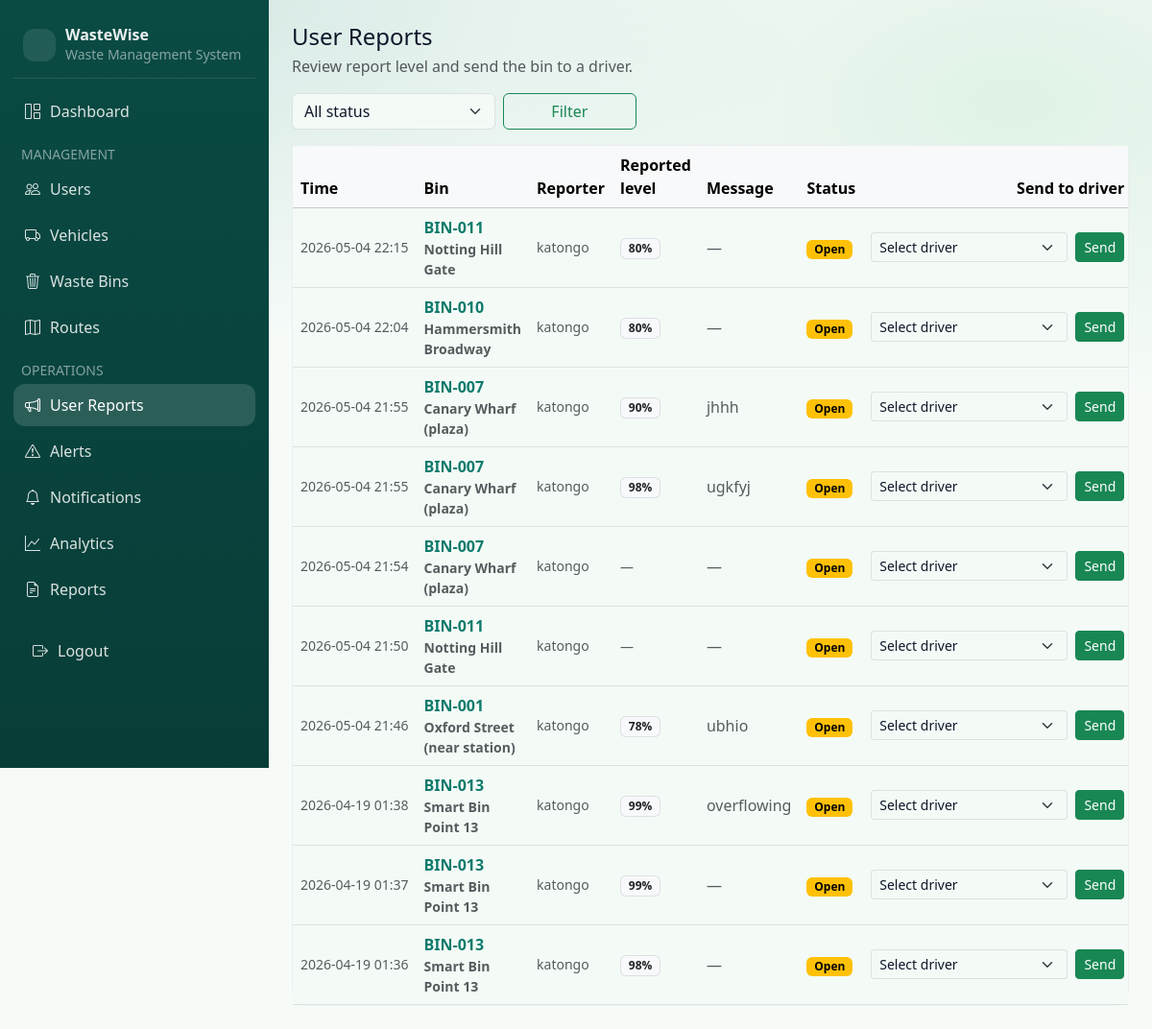
Page /admin/user-reports (signed in) on the committed database.
### app/models.py (models this page shows, shortened)
class BinReport(db.Model):
    __tablename__ = "bin_reports"
    id = db.Column(db.Integer, primary_key=True)
    bin_id = db.Column(db.Integer, db.ForeignKey("bins.id"), nullable=False, index=True)
    reporter_id = db.Column(db.Integer, db.ForeignKey("users.id"), nullable=True, index=True)
    reported_level = db.Column(db.Integer, nullable=True)  # optional: user's estimate 0..100
    message = db.Column(db.String(255), nullable=True)
    status = db.Column(db.String(20), nullable=False, default="open")  # open|reviewed|dismissed
    created_at = db.Column(db.DateTime(timezone=True), nullable=False, default=utcnow, index=True)
    reviewed_at = db.Column(db.DateTime(timezone=True), nullable=True)
    bin = db.relationship("Bin")
    reporter = db.relationship("User")

class Bin(db.Model):
    __tablename__ = "bins"
    id = db.Column(db.Integer, primary_key=True)
    bin_code = db.Column(db.String(30), unique=True, nullable=False, index=True)
    location_name = db.Column(db.String(140), nullable=False)
    area = db.Column(db.String(80), nullable=True, index=True)
    latitude = db.Column(db.Float, nullable=False)
    longitude = db.Column(db.Float, nullable=False)
    waste_type = db.Column(db.String(30), nullable=False, default="General")
    fill_level = db.Column(db.Integer, nullable=False, default=0)  # 0..100
    status = db.Column(db.String(20), nullable=False, default="Empty")  # Empty|Moderate|Full|Overflow
    last_updated_at = db.Column(db.DateTime(timezone=True), nullable=False, default=utcnow)
    readings = db.relationship("SensorReading", back_populates="bin", lazy="dynamic", cascade="all, delete-orphan")
    alerts = db.relationship("Alert", back_populates="bin", lazy="dynamic", cascade="all, delete-orphan")

class User(db.Model, UserMixin):
    __tablename__ = "users"
    id = db.Column(db.Integer, primary_key=True)
    username = db.Column(db.String(50), unique=True, nullable=False, index=True)
    email = db.Column(db.String(120), unique=True, nullable=True, index=True)
    first_name = db.Column(db.String(80), nullable=True)
    last_name = db.Column(db.String(80), nullable=True)
    phone_number = db.Column(db.String(30), nullable=True)
    employee_id = db.Column(db.String(50), unique=True, nullable=True, index=True)
    password_hash = db.Column(db.String(255), nullable=False)
    role = db.Column(db.String(20), nullable=False, default="user")  # admin|worker|user (legacy: collector|public)
    is_active = db.Column(db.Boolean, nullable=False, default=True)
    created_at = db.Column(db.DateTime(timezone=True), nullable=False, default=utcnow)
    last_login_at = db.Column(db.DateTime(timezone=True), nullable=True)
    trucks = db.relationship("Truck", back_populates="driver", lazy="dynamic")
    created_routes = db.relationship("Route", foreign_keys="Route.created_by_id", lazy="dynamic")

### app/blueprints/admin/routes.py (the view)
@bp.get("/user-reports")
@login_required
@role_required("admin")
def user_reports():
    status = (request.args.get("status") or "").strip() or None
    q = BinReport.query
    if status:
        q = q.filter(BinReport.status == status)
    reports = q.order_by(BinReport.created_at.desc()).limit(200).all()
    drivers = (
        User.query.filter(User.role.in_(["worker", "collector"]))
        .filter_by(is_active=True)
        .order_by(User.username.asc())
        .all()
    )
    return render_template(
        "admin/user_reports.html",
        reports=reports,
        drivers=drivers,
        filters={"status": status or ""},
    )

### app/models.py (called while the page is built)
@login_manager.user_loader
def load_user(user_id: str):
    try:
        return db.session.get(User, int(user_id))
    except Exception:
        return None

### app/utils/security.py (called while the page is built)
def _canonical_role(role: str) -> str:
    return _ROLE_ALIASES.get((role or "").strip(), (role or "").strip())

def role_required(*roles: str):
    def decorator(view_fn):
        @wraps(view_fn)
        def wrapped(*args, **kwargs):
            if not current_user.is_authenticated:
                abort(401)
            allowed = {_canonical_role(r) for r in roles}
            if _canonical_role(getattr(current_user, "role", "")) not in allowed:
                abort(403)
            return view_fn(*args, **kwargs)
        return wrapped
    return decorator

### app/templates/admin/user_reports.html (shortened to what this page needs)
{% extends "shared/dash_layout.html" %}
{% block sidebar %}
  <div class="dash-brand">
    <div class="logo"></div>
    <div>
      <div class="title">WasteWise</div>
      <div class="small text-white-50">Waste Management System</div>
    </div>
  </div>
  <nav class="dash-nav nav flex-column gap-1">
    <a class="nav-link" href="{{ url_for('admin.admin_home') }}"><i class="bi bi-grid-1x2"></i> Dashboard</a>
    <div class="text-uppercase small text-white-50 mt-2 px-2">Management</div>
    <a class="nav-link" href="{{ url_for('admin.users') }}"><i class="bi bi-people"></i> Users</a>
    <a class="nav-link" href="{{ url_for('admin.trucks') }}"><i class="bi bi-truck"></i> Vehicles</a>
    <a class="nav-link" href="{{ url_for('admin.bins') }}"><i class="bi bi-trash3"></i> Waste Bins</a>
    <a class="nav-link" href="{{ url_for('admin.routes_list') }}"><i class="bi bi-map"></i> Routes</a>
    <div class="text-uppercase small text-white-50 mt-2 px-2">Operations</div>
    <a class="nav-link active" href="{{ url_for('admin.user_reports') }}"><i class="bi bi-megaphone"></i> User Reports</a>
    <a class="nav-link" href="{{ url_for('admin.alerts') }}"><i class="bi bi-exclamation-triangle"></i> Alerts</a>
    <a class="nav-link" href="{{ url_for('admin.notifications') }}"><i class="bi bi-bell"></i> Notifications</a>
    <a class="nav-link" href="{{ url_for('admin.analytics') }}"><i class="bi bi-graph-up"></i> Analytics</a>
    <a class="nav-link" href="{{ url_for('admin.reports') }}"><i class="bi bi-file-earmark-text"></i> Reports</a>
    <div class="mt-auto pt-3 px-2">
      <a class="nav-link" href="{{ url_for('auth.logout') }}"><i class="bi bi-box-arrow-right"></i> Logout</a>
    </div>
  </nav>
{% endblock %}
{% block dash_content %}
  <div class="dash-topbar mb-3">
    <div>
      <h1 class="h4 mb-1">User Reports</h1>
      <div class="text-muted">Review report level and send the bin to a driver.</div>
    </div>
  </div>
  <form class="row g-2 mb-3" method="get" action="{{ url_for('admin.user_reports') }}">
    <div class="col-md-3">
      <select class="form-select" name="status">
        <option value="" {% if not filters.status %}selected{% endif %}>All status</option>
      </select>
    </div>
    <div class="col-md-2 d-grid">
      <button class="btn btn-outline-success" type="submit">Filter</button>
    </div>
  </form>
  <div class="dash-card p-0">
    <div class="table-responsive">
      <table class="table align-middle mb-0">
        <thead class="table-light">
          <tr>
            <th>Time</th>
            <th>Bin</th>
            <th>Reporter</th>
            <th>Reported level</th>
            <th>Message</th>
            <th>Status</th>
            <th class="text-end">Send to driver</th>
          </tr>
        </thead>
        <tbody>
          {% for r in reports %}
            <tr>
              <td class="text-muted small" style="white-space:nowrap;">{{ r.created_at.strftime('%Y-%m-%d %H:%M') if r.created_at else '' }}</td>
              <td class="fw-semibold">
                <a class="text-decoration-none" href="{{ url_for('public.bin_detail', bin_id=r.bin_id) }}">{{ r.bin.bin_code if r.bin else '—' }}</a>
                <div class="text-muted small">{{ r.bin.location_name if r.bin else '' }}</div>
              </td>
              <td class="text-muted small">{{ r.reporter.username if r.reporter else '—' }}</td>
              <td>
                {% if r.reported_level is not none %}
                  <span class="badge text-bg-light border text-dark">{{ r.reported_level }}%</span>
                {% else %}
                  <span class="text-muted small">—</span>
                {% endif %}
              </td>
              <td class="text-muted">{{ r.message or '—' }}</td>
              <td>
                {% if r.status == 'open' %}
                  <span class="badge text-bg-warning">Open</span>
                {% elif r.status == 'reviewed' %}
                  <span class="badge text-bg-success">Reviewed</span>
                {% elif r.status == 'completed' %}
                  <span class="badge text-bg-success">Completed</span>
                {% elif r.status == 'dismissed' %}
                  <span class="badge text-bg-secondary">Dismissed</span>
                {% else %}
                  <span class="badge text-bg-secondary">{{ r.status }}</span>
                {% endif %}
              </td>
              <td class="text-end" style="min-width: 280px;">
                <form class="d-flex gap-2 justify-content-end" method="post" action="{{ url_for('admin.user_reports_assign', report_id=r.id) }}">
                  <select class="form-select form-select-sm" name="driver_id" required>
                    <option value="" selected disabled>Select driver</option>
                  </select>
                  <button class="btn btn-sm btn-success" type="submit" {% if r.status != 'open' %}disabled{% endif %}>
                    Send
                  </button>
                </form>
              </td>
            </tr>
          {% else %}
            <tr>
              <td colspan="7" class="text-muted small p-3">No reports found.</td>
            </tr>
          {% endfor %}
        </tbody>
      </table>
    </div>
  </div>
{% endblock %}

### app/static/css/app.css (style rules this page uses)
:root { --sw-primary: #0b5b50; --sw-primary-2: #0f7b6c; --sw-accent: #16a34a; --sw-bg: #f4fbf7; --sw-surface: #ffffff; --sw-ink: #0f172a; --sw-muted: #475569; --sw-border: rgba(2, 6, 23, .10); --app-green: var(--sw-primary-2); --app-green-dark: var(--sw-primary); --app-accent: #a7f3d0; --app-bg: var(--sw-bg); --app-ink: var(--sw-ink); --app-muted: var(--sw-muted); --bs-primary: var(--sw-primary); --bs-primary-rgb: 11, 91, 80; --bs-success: var(--sw-accent); --bs-success-rgb: 22, 163, 74; --bs-body-bg: var(--sw-bg); --bs-body-color: var(--sw-ink); --bs-link-color: var(--sw-primary-2); --bs-link-color-rgb: 15, 123, 108; --bs-link-hover-color: var(--sw-primary); --bs-border-color: var(--sw-border); }
.bg-dash { background: radial-gradient(1200px 650px at 15% 0%, rgba(15,123,108,.14), transparent 55%), radial-gradient(900px 520px at 88% 10%, rgba(22,163,74,.10), transparent 60%), #f6fbf8; color: var(--sw-ink); }
.dash-brand { display:flex; align-items:center; gap: 10px; padding: 10px 10px 14px 10px; border-bottom: 1px solid rgba(255,255,255,.10); margin-bottom: 12px; }
.dash-brand .logo { width: 34px; height: 34px; border-radius: 12px; display:flex; align-items:center; justify-content:center; background: rgba(255,255,255,.10); }
.dash-brand .title { font-weight: 700; line-height: 1.1; }
.dash-nav .nav-link { color: rgba(255,255,255,.85); border-radius: 12px; padding: 10px 12px; display:flex; align-items:center; gap: 10px; }
.dash-nav .nav-link.active { background: rgba(255,255,255,.14); color: #fff; }
.dash-card { border: 1px solid rgba(2,6,23,.06); border-radius: 18px; background: rgba(255,255,255,.75); backdrop-filter: blur(10px); }
.dash-topbar { display:flex; align-items:center; justify-content: space-between; gap: 16px; }

### rows in the picture
BinReport: created_at "2026-05-04 22:15", bin "BIN-011", bin "Notting Hill Gate", reporter "katongo", reported_level "80", message "—", status "Open"
BinReport: created_at "2026-05-04 22:04", bin "BIN-010", bin "Hammersmith Broadway", reporter "katongo", reported_level "80", message "—", status "Open"
BinReport: created_at "2026-05-04 21:55", bin "BIN-007", bin "Canary Wharf (plaza)", reporter "katongo", reported_level "90", message "jhhh", status "Open"
BinReport: created_at "2026-05-04 21:55", bin "BIN-007", bin "Canary Wharf (plaza)", reporter "katongo", reported_level "98", message "ugkfyj", status "Open"
BinReport: created_at "2026-05-04 21:54", bin "BIN-007", bin "Canary Wharf (plaza)", reporter "katongo", message "—", status "Open"
BinReport: created_at "2026-05-04 21:50", bin "BIN-011", bin "Notting Hill Gate", reporter "katongo", message "—", status "Open"
BinReport: created_at "2026-05-04 21:46", bin "BIN-001", bin "Oxford Street (near station)", reporter "katongo", reported_level "78", message "ubhio", status "Open"
BinReport: created_at "2026-04-19 01:38", bin "BIN-013", bin "Smart Bin Point 13", reporter "katongo", reported_level "99", message "overflowing", status "Open"
BinReport: created_at "2026-04-19 01:37", bin "BIN-013", bin "Smart Bin Point 13", reporter "katongo", reported_level "99", message "—", status "Open"
BinReport: created_at "2026-04-19 01:36", bin "BIN-013", bin "Smart Bin Point 13", reporter "katongo", reported_level "98", message "—", status "Open"
